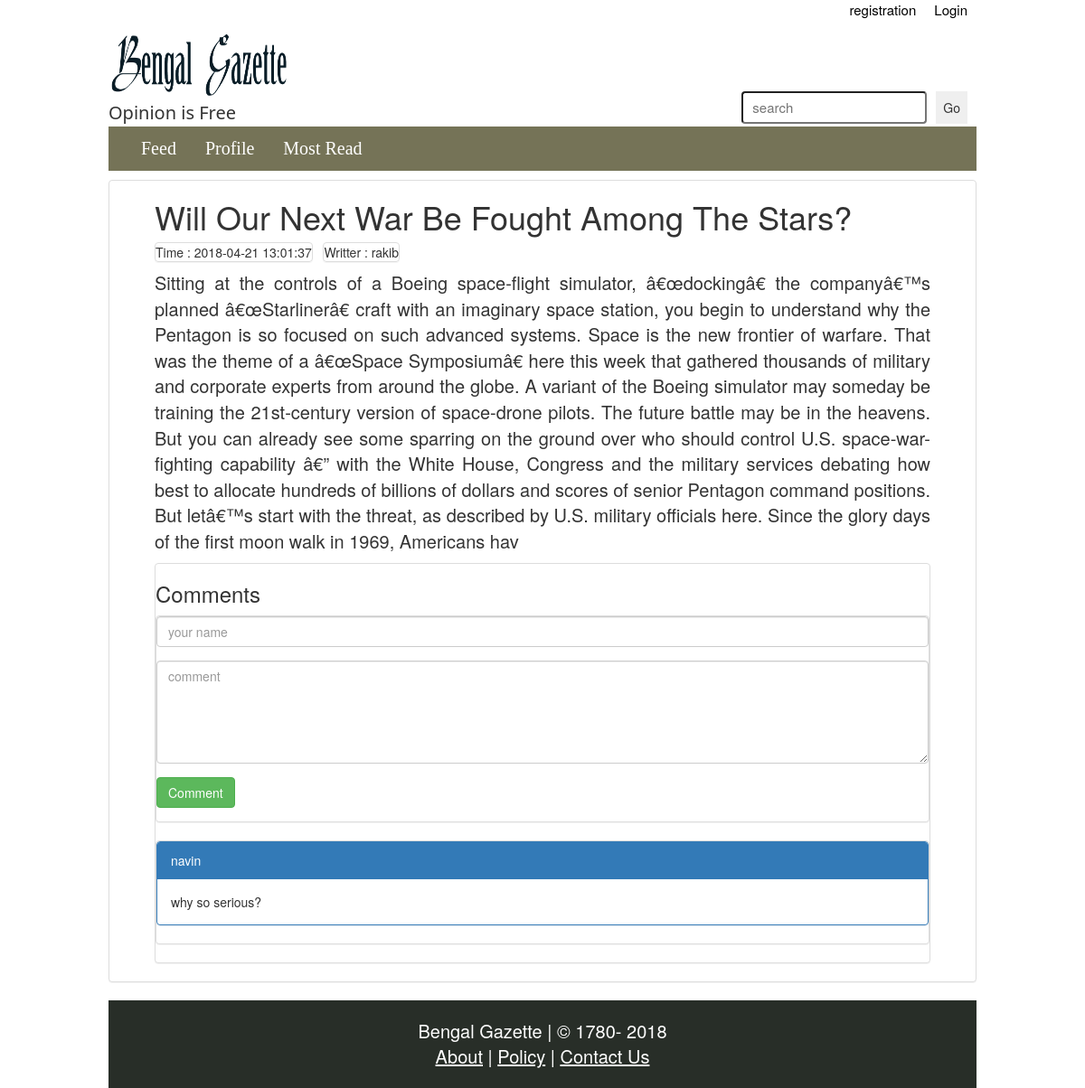
Page /Opinion/opinion.php?q=9003 on the committed database.
### tables this page shows
CREATE TABLE `news` (
  `newsID` int(10) NOT NULL,
  `headline` varchar(100) NOT NULL,
  `description` varchar(10000) NOT NULL,
  `writterID` int(10) NOT NULL,
  `categoryID` int(10) NOT NULL,
  `popularity` int(5) NOT NULL DEFAULT '0',
  `written_at` timestamp NOT NULL DEFAULT CURRENT_TIMESTAMP ON UPDATE CURRENT_TIMESTAMP,
  `deleted_at` timestamp NULL DEFAULT '0000-00-00 00:00:00'
);

CREATE TABLE `users` (
  `userID` int(10) NOT NULL,
  `userName` varchar(30) NOT NULL,
  `password` varchar(100) NOT NULL,
  `firstName` varchar(30) NOT NULL,
  `lastName` varchar(30) NOT NULL,
  `gender` varchar(5) NOT NULL,
  `email` varchar(30) NOT NULL,
  `dateOfBirth` date NOT NULL,
  `role` varchar(20) NOT NULL,
  `joined_at` timestamp NOT NULL DEFAULT CURRENT_TIMESTAMP ON UPDATE CURRENT_TIMESTAMP,
  `deleted_at` timestamp NULL DEFAULT '0000-00-00 00:00:00'
);

CREATE TABLE `comments` (
  `commentID` int(10) NOT NULL,
  `newsID` int(10) NOT NULL,
  `commenter` varchar(100) NOT NULL,
  `comment` varchar(300) NOT NULL,
  `comment_time` timestamp NOT NULL DEFAULT CURRENT_TIMESTAMP ON UPDATE CURRENT_TIMESTAMP,
  `deleted_at` timestamp NULL DEFAULT '0000-00-00 00:00:00'
);

### Opinion/opinion.php (the view, shortened to what this page needs)
<?php
	if (isset($_GET["q"])) {
		$q = $_GET["q"];
		$conn = DB_START();
		$sql = "SELECT * FROM news WHERE newsID = $q";
		$result = mysqli_query ($conn, $sql);
		$opinion = mysqli_fetch_assoc($result);
		$popularity = $opinion["popularity"];
		$popularity = $popularity+1;
		$sql = "UPDATE `news` SET `popularity` = ".$popularity." WHERE `news`.`newsID` = ".$opinion['newsID'].";";
		mysqli_query($conn, $sql);
		$sql1 = "SELECT userName FROM users WHERE userID = ".$opinion['writterID'];
		$us = mysqli_query($conn, $sql1);
		$user = mysqli_fetch_assoc($us);
		$sql1 = "SELECT * FROM comments WHERE newsID = ".$q." AND deleted_at IS NULL ORDER BY commentID DESC";
		$comment_list = mysqli_query($conn, $sql1);
?>
<!DOCTYPE html>
<html>
<head>
	<link rel="stylesheet" type="text/css" href="../CSS/opinionindex.css">
	<link rel="stylesheet" type="text/css" href="../CSS/css/bootstrap.css">
</head>
<body>
	<div id="main_div">
		<div>
			<ul>
				<li class="login_reg"><a class="log_reg_btn" href="login.php">Login</a></li>
				<li class="login_reg"><a class="log_reg_btn" href="signup.php">registration</a></li>
			</ul>
		</div>
		<div id="top_logo">
			<a href="index.php"><img src="../IMG/BengalGazetteLogo.png" width="200px" height="80px"></a>
			<div style="float:right;">
				<input id="search_btn" style="float: right" type="submit" name="searchbtn" value="Go" onclick="alert('Coming soon...')">
				<input id="search_box" type="text" name="searchBox" placeholder="search">
			</div>
			<p style="font-family:'Segoe UI';font-size: 20px;margin: 0px;">Opinion is Free</p>
		</div>
		<div id="menubar">
			<ul id="menubar_ul">
				<li class="bar_item"><a class="bar_btn" href="index.php">Feed</a></li>
	  			<li class="bar_item"><a class="bar_btn" href="profile.php">Profile</a></li>
			  	<li class="bar_item"><a class="bar_btn" href="#contact">Most Read</a></li>
			</ul>
		</div>
		<div class="panel panel-default" style="padding: 0px 50px;text-align: justify;">
			<h1> <?php echo($opinion["headline"]); ?></h1>
			<p>
				<span class=" panel panel-default">Time : <?php echo($opinion["written_at"]); ?></span>&nbsp;&nbsp;&nbsp;<span class=" panel panel-default">Writter : <?php echo($user["userName"]); ?></span>
			</p>
			<p style="font-size: 20px;"><?php echo($opinion["description"]); ?></p>
			<div class="panel panel-default">
				<h3>Comments</h3>
				<div class="panel panel-default">
					<form method="post" action="">
						<div class="form-group">
							<input type="text" class="form-control" name="commenter" placeholder="your name">
						</div>
						<div class="form-group">
	      					<textarea class="form-control" rows="5" name="comment" placeholder="comment"></textarea>
	    				</div>
	    				<div class="form-group">
	    					<input type="submit" class="btn btn-success" name="submit" value="Comment">
	    				</div>
	    			</form>
				</div>
				<div class="panel panel-default">
				<?php
					while ($cmt = mysqli_fetch_array($comment_list)) {
					echo '
						<div class="panel panel-primary">
							<div class="panel-heading">'.$cmt["commenter"].'</div>
							<div class="panel-body">'.$cmt["comment"].'</div>
						</div>';
					}
				?>
				</div>
			</div>
		</div>
		<div id="footer">
			<p>Bengal Gazette | &copy 1780- <?php echo date("Y"); ?><br>
				<a class="footer_links" href="../about.php">About</a> |
				<a class="footer_links" href="../policy.php">Policy</a> |
				<a class="footer_links" href="../contact.php">Contact Us</a>
			</p>
		</div>
	</div>
</body>
</html>
<?php
	}
	else {
		header("location: index.php");
	}
?>

### CSS/opinionindex.css (style rules this page uses)
body { background-color: #efefef; width:100%; margin:0; padding: 0; }
#main_div { width: 80%; margin: auto; }
ul { list-style-type: none; margin: 0; padding: 0; overflow: hidden; }
a { text-decoration: none; }
.login_reg { float: right; display: block; text-align: center; margin: 0px; padding: 0px; }
.log_reg_btn { padding: 3px 10px; font-size: 15px; color: #000000; }
#top_logo { background-color: #ffffff; padding: 0px; margin: 0px; }
#menubar { background-color: #757357; position: sticky; top: 0; }
#menubar_ul { padding: 10px 20px;size: 100%; }
.bar_item { float: left; display: block; text-align: center; }
.bar_btn { padding: 20px 16px; color: white; font-family:Verdana; font-size: 20px; }
#search_box { float:right; font-size: 15px; padding: 5px 10px; border-radius: 4px; margin-top: 70px; margin-right: 10px; }
#search_btn { border:none; margin-top: 70px; margin-right: 10px; padding: 8px 8px; cursor: pointer; }
#footer { width: 100%; padding: 20px 0px; font-size: 20px; color: #ffffff; background-color: #282E28; text-align: center; clear: both; display: block; }
#footer p { margin: 0px; }
.footer_links { text-decoration: underline; color: white; }

### rows in the picture
news: headline "Will Our Next War Be Fought Among The Stars?", written_at "2018-04-21 13:01:37", description "Sitting at the controls of a Boeing space-flight simulator, â€œdockingâ€ the companyâ€™s planned â€œStarlinerâ€ craft with an imaginary space station, you begin to understand why the Pentagon is so focused on such advanced systems. Space is the new frontier of warfare. That was the theme of a â€œSpace Symposiumâ€ here this week that gathered thousands of military and corporate experts from around the globe. A variant of the Boeing simulator may someday be training the 21st-century version of space-drone pilots. The future battle may be in the heavens. But you can already see some sparring on the ground over who should control U.S. space-war-fighting capability â€” with the White House,…"
users: userName "rakib"
comments: commenter "navin", comment "why so serious?"
